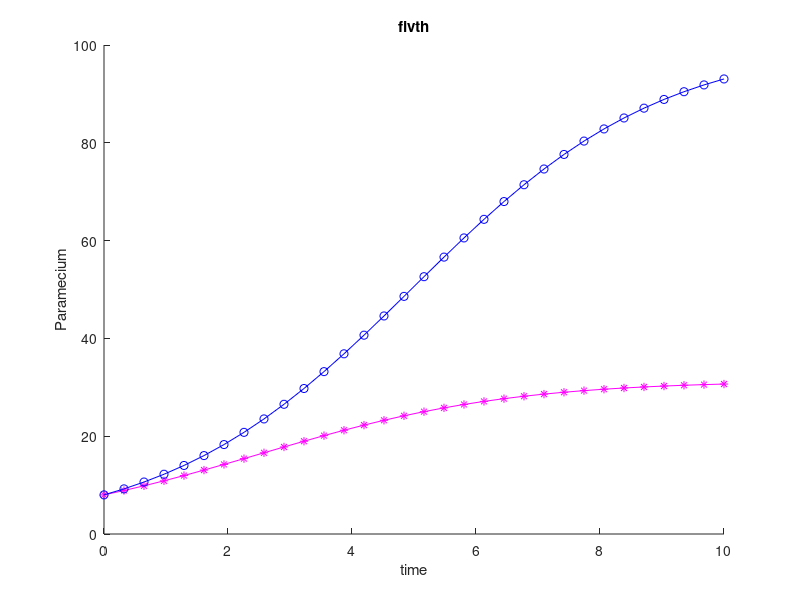
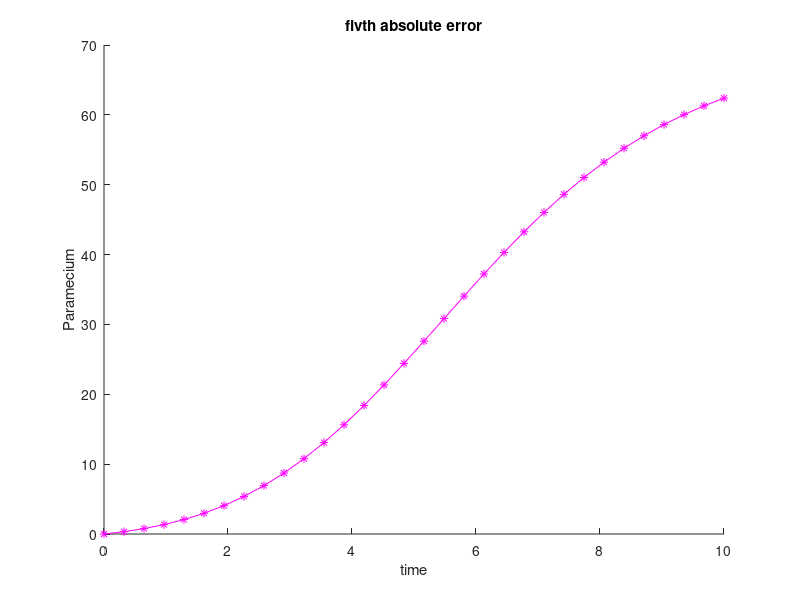
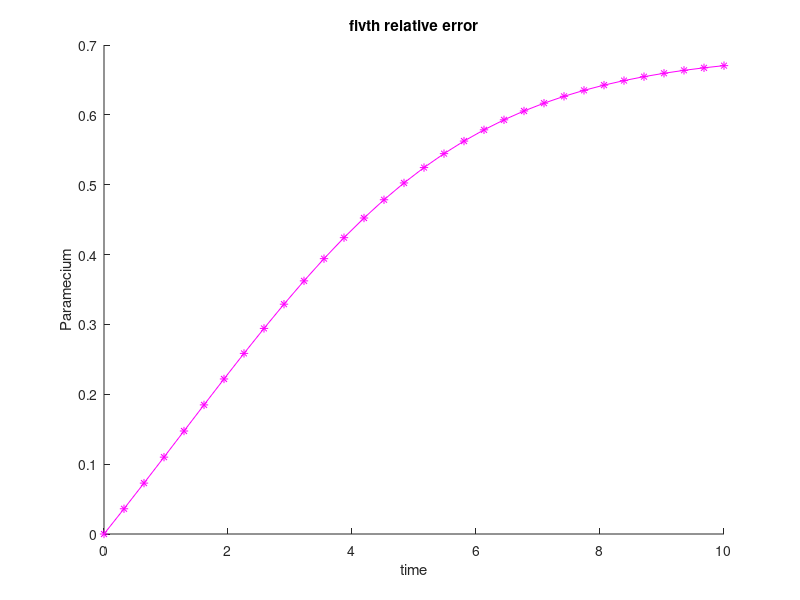

Source code (MATLAB) for these figures, in order:
clear;
clc;
%7th variant

%ready to hand in
%
%
%config_values
%given values
r = 0.66;
K=202;
delta = r/K;
obj_name = "Paramecium";
start_point = 0;
end_point = 10;
number_of_steps = 31;
starting_population = 8;

%first
fneeds_plot_approximate = false;
fneeds_plot_precise = false;
fneeds_xl_table = false;

%second
second_r = delta;
second_starting_population = 8;

sneeds_plot_approximate = false;
sneeds_plot_precise = false;
sneeds_errors_calculated = false;
sneeds_plot = false;

%third
third_starting_population = 8;
talpha = 1;
tbeta = 5;
ttau = 20;

tneeds_plot_approximate = false;
tneeds_plot_precise = false;
tneeds_errors_calculated = false;
tneeds_plot = false;

%fourth
fth_starting_population = 8;
fthalpha = 1;
fthbeta = 15;
fthtau = 20;
fthd = 0.1;

fth_needs_plot = false;
fth_needs_errors_calculated = false;

%fivth
fv_starting_population = 8;
fvtau = 20;
fvalpha = 2;
fvbeta = 5;
fvdelta = 1 / K ;
fvd = 1/K;

fv_needs_plot = true;
fv_needs_errors_calculated = true;
%end_of_config_values
%
%
%

step_length=(end_point-start_point)/number_of_steps;
Time = start_point :step_length : end_point; 


%first task
%dy/dt = r * y - delta * y^2
%approximation
if fneeds_plot_approximate || fneeds_xl_table
    population_vector=zeros(1,number_of_steps+1);
    population_vector(1) = starting_population;
    for i = 1:number_of_steps
        population_vector(i+1) = population_vector(i) + step_length * population_vector(i) * (r - delta * population_vector(i) );
    end
end
%precise
if fneeds_plot_precise || fneeds_xl_table
    precise_population = zeros(1,number_of_steps+1);
    Coef = (r-delta*starting_population)*exp(r*start_point)/(starting_population*r);
    for i=1:number_of_steps+1
    precise_population(i)=r/(delta+Coef * r * exp(-r * Time(i)));
    end
end

if fneeds_plot_precise || fneeds_plot_approximate
    figure();
    hold on
        title("first");
        xlabel("time");
        ylabel(obj_name);
        if fneeds_plot_approximate
            plot(Time, population_vector, "m*-");
        end
        if fneeds_plot_precise
            plot(Time,precise_population,"bo-");
        end
    hold off
end

if fneeds_xl_table
    absolute_error = abs(precise_population - population_vector);
    relative_error = absolute_error./precise_population;
    points = 1:(number_of_steps+1);

    Names={'Time t','Exact solution','Numerical solution','Abs','Otn'}; 
    xlswrite('LR02.xls',points,'a2:a32');
    xlswrite('LR02.xls',Names,'b1:f1');
    xlswrite('LR02',Time','b2:b32');
    xlswrite('LR02.xls',population_vector','c2:c32');
    xlswrite('LR02.xls',precise_population','d2:d32');
    xlswrite('LR02.xls',absolute_error','e2:e32'); 
    xlswrite('LR02.xls',relative_error','f2:f32');
end


%second task
%dy/dt = r * y^2
starting_population = second_starting_population;

%approximate
if sneeds_plot_approximate || sneeds_errors_calculated || sneeds_plot
    sec_approx_population = zeros(1,number_of_steps + 1);
    sec_approx_population(1) = starting_population;
    for i = 1:number_of_steps
        sec_approx_population(i+1) = sec_approx_population(i) + step_length * sec_approx_population(i)  * sec_approx_population(i) * second_r ;
    end
end

%precise
if sneeds_plot_precise || sneeds_errors_calculated || sneeds_plot
    sec_prec_population = zeros(1,number_of_steps+1);
    Coef = 1/starting_population + second_r * start_point;
    for i=1:number_of_steps+1
    sec_prec_population(i)= - 1 / (second_r * Time(i) - Coef);
    end
end

if sneeds_errors_calculated
    sec_absolute_error = abs(sec_prec_population - sec_approx_population);
    sec_relative_error = sec_absolute_error./sec_prec_population;
    figure();
    hold on
        title("second absolute error");
        xlabel("time");
        ylabel(obj_name);
        plot(Time, sec_absolute_error, "m*-");
    hold off
    figure();
    hold on
        title("second relative error");
        xlabel("time");
        ylabel(obj_name);
        plot(Time, sec_relative_error, "m*-");
    hold off
end

if sneeds_plot
    figure();
    hold on
        title("second");
        xlabel("time");
        ylabel(obj_name);
        plot(Time, sec_approx_population, "m*-");
        plot(Time,sec_prec_population,"bo-");
    hold off
end

%third task
%dy/dt = alpha * beta * y^2 / (beta + tau * y)
starting_population = third_starting_population;

if tneeds_plot_precise || tneeds_errors_calculated || tneeds_plot
    thr_prec_population = zeros(1,number_of_steps+1);
    syms y(t);
    condition = y(start_point) == starting_population;
    ode = diff(y,t) == talpha * tbeta * y^2 / (tbeta + ttau * y);
    thr_prec_sym(t) = dsolve(ode, condition);
    for i = 1:number_of_steps+1
        thr_prec_population(i) = thr_prec_sym(Time(i));
    end
end

if tneeds_plot_approximate || tneeds_errors_calculated || tneeds_plot
    thr_approx_population = zeros(1,number_of_steps + 1);
    thr_approx_population(1) = starting_population;
    for i = 1:number_of_steps
        thr_approx_population(i+1) = thr_approx_population(i) + step_length * (talpha * tbeta * thr_approx_population(i) * thr_approx_population(i) / (tbeta + ttau * thr_approx_population(i))) ;
    end
end

if tneeds_plot
    figure();
    hold on
        title("third");
        xlabel("time");
        ylabel(obj_name);
        plot(Time, thr_approx_population, "m*-");
        plot(Time, thr_prec_population, "bo-");
   hold off
end

if tneeds_errors_calculated
    thr_absolute_error = abs(thr_prec_population - thr_approx_population);
    thr_relative_error = thr_absolute_error./thr_prec_population;
    figure();
    hold on
        title("third absolute error");
        xlabel("time");
        ylabel(obj_name);
        plot(Time, thr_absolute_error, "m*-");
    hold off
    figure();
    hold on
        title("third relative error");
        xlabel("time");
        ylabel(obj_name);
        plot(Time, thr_relative_error, "m*-");
    hold off
end


%fourth task
%dy/dt = alpha * beta * y^2 / (beta + tau * y) - dy
starting_population = fth_starting_population;

%approx
if fth_needs_errors_calculated || fth_needs_plot
    fth_approx_population = zeros(1,number_of_steps + 1);
    fth_approx_population(1) = starting_population;
    for i = 1:number_of_steps
        fth_approx_population(i+1) =  fth_approx_population(i) + step_length * (fthalpha * fthbeta * fth_approx_population(i) * fth_approx_population(i) / (fthbeta + fthtau * fth_approx_population(i)) - fthd * fth_approx_population(i)) ;
    end
end

%precise
if fth_needs_errors_calculated || fth_needs_plot
    fth_prec_population = zeros(1,number_of_steps+1);
    syms y(t);
    condition = y(start_point) == starting_population;
    ode = diff(y,t)  == (((fthalpha * fthbeta - fthd * (fthbeta + fthtau)) * y ^ 2)/ (fthbeta + fthtau * y) );
    fth_prec_sym(t) = dsolve(ode, condition);
    for i = 1:number_of_steps+1
        fth_prec_population(i) = fth_prec_sym(Time(i));
    end
end

if fth_needs_plot
    figure();
    hold on
        title("fourth");
        xlabel("time");
        ylabel(obj_name);
        plot(Time, fth_approx_population, "m*-");
        plot(Time, fth_prec_population, "bo-");
   hold off
end

if fth_needs_errors_calculated
    fth_absolute_error = abs(fth_prec_population - fth_approx_population);
    fth_relative_error = fth_absolute_error./fth_prec_population;
    figure();
    hold on
        title("fourth absolute error");
        xlabel("time");
        ylabel(obj_name);
        plot(Time, fth_absolute_error, "m*-");
    hold off
    figure();
    hold on
        title("fourth relative error");
        xlabel("time");
        ylabel(obj_name);
        plot(Time, fth_relative_error, "m*-");
    hold off
end


%fivth
starting_population = fv_starting_population;

%approx
if fv_needs_errors_calculated || fv_needs_plot
    fv_approx_population = zeros(1, number_of_steps+1);
    fv_approx_population(1) = starting_population;
    for i=1:number_of_steps
        fv_approx_population(i+1) = fv_approx_population(i) + step_length * fvalpha * fvbeta * fv_approx_population(i) * fv_approx_population(i) / (fvbeta + fvtau * fv_approx_population(i)) - fvd * fv_approx_population(i) - fvdelta * fv_approx_population(i) * fv_approx_population(i);
    end
end

%precise
if fv_needs_errors_calculated || fv_needs_plot
    [Time, fv_prec_population] = ode45(@(t,x)fvalpha*(fvbeta * x^2)/(fvbeta+fvtau*x)-fvd-fvdelta*x^2,start_point:step_length:end_point, starting_population);
    fv_prec_population = transpose(fv_prec_population);
end

if fv_needs_plot
    figure();
    hold on
        title("fivth");
        xlabel("time");
        ylabel(obj_name);
        plot(Time, fv_approx_population, "m*-");
        plot(Time, fv_prec_population, "bo-");
   hold off
end

if fv_needs_errors_calculated
    fv_absolute_error = abs(fv_prec_population - fv_approx_population);
    fv_relative_error = fv_absolute_error./fv_prec_population;
    figure();
    hold on
        title("fivth absolute error");
        xlabel("time");
        ylabel(obj_name);
        plot(Time, fv_absolute_error, "m*-");
    hold off
    figure();
    hold on
        title("fivth relative error");
        xlabel("time");
        ylabel(obj_name);
        plot(Time, fv_relative_error, "m*-");
    hold off
end